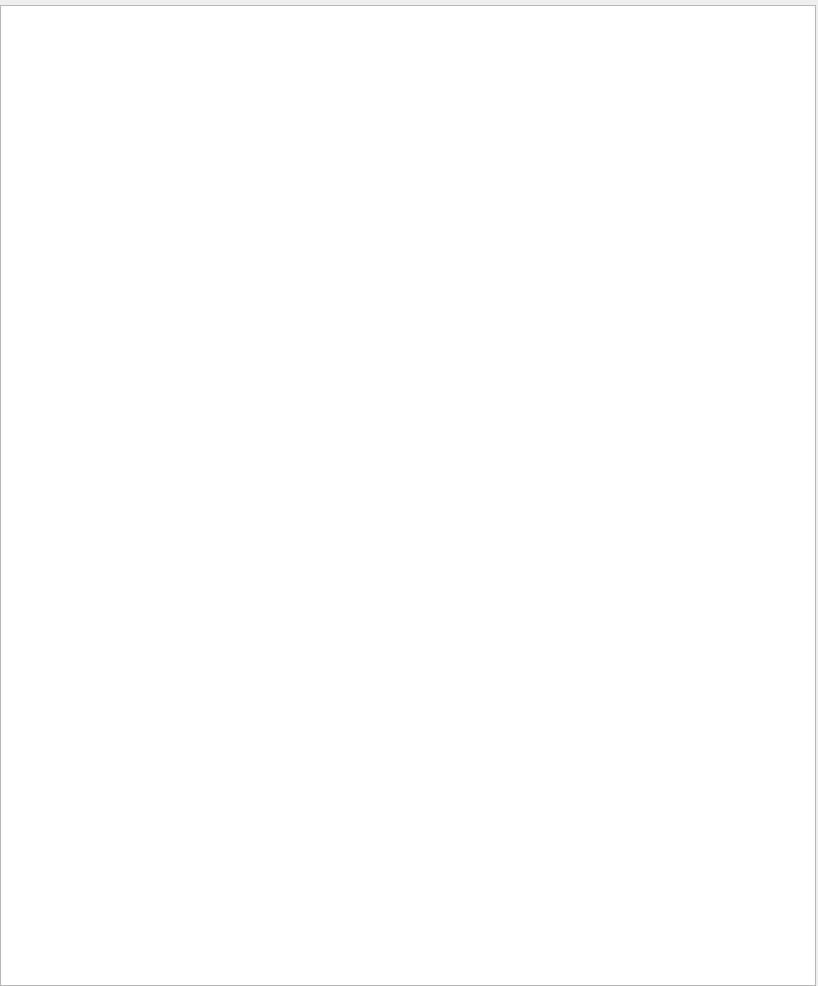
<?xml version="1.0" encoding="UTF-8"?>
<ui version="4.0">
 <class>MonitorDialogClass</class>
 <widget class="QDialog" name="MonitorDialogClass">
  <property name="geometry">
   <rect>
    <x>0</x>
    <y>0</y>
    <width>818</width>
    <height>986</height>
   </rect>
  </property>
  <property name="windowTitle">
   <string>MonitorDialog</string>
  </property>
  <widget class="QPlainTextEdit" name="cText">
   <property name="geometry">
    <rect>
     <x>0</x>
     <y>5</y>
     <width>816</width>
     <height>981</height>
    </rect>
   </property>
   <property name="readOnly">
    <bool>true</bool>
   </property>
   <property name="plainText">
    <string notr="true"/>
   </property>
   <property name="textInteractionFlags">
    <set>Qt::TextInteractionFlag::NoTextInteraction</set>
   </property>
  </widget>
 </widget>
 <layoutdefault spacing="6" margin="11"/>
 <resources/>
 <connections/>
</ui>
